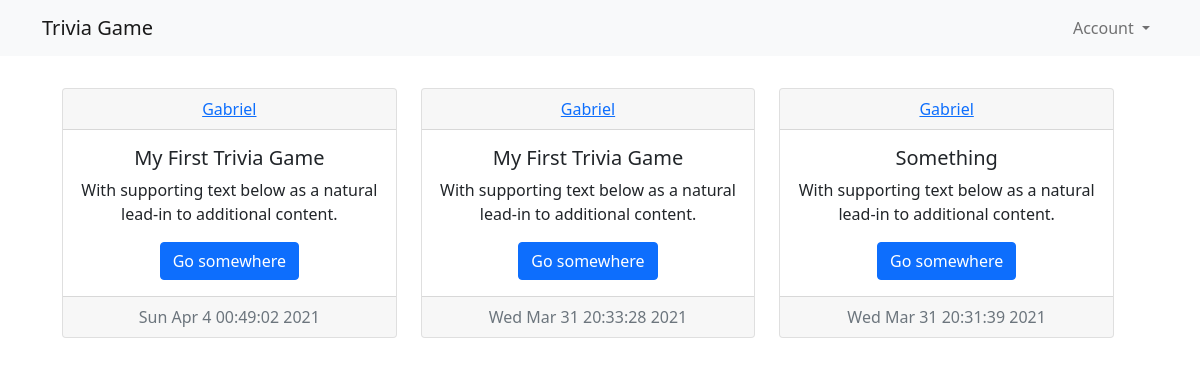
Before: / with the older database file.
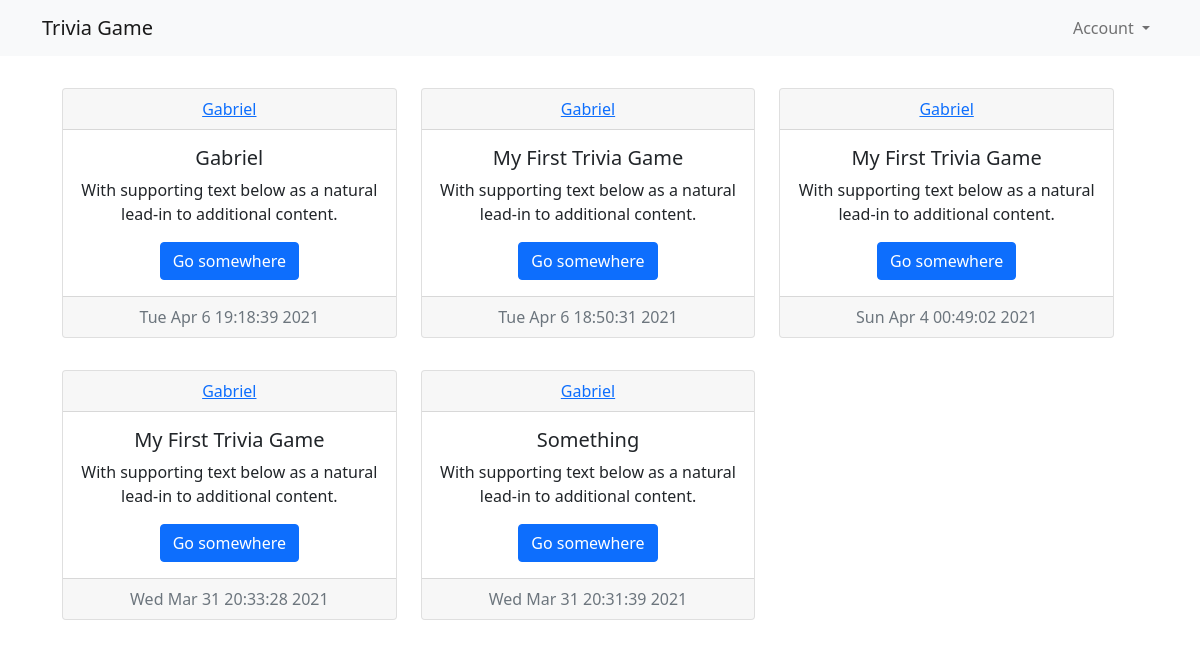
After: the same page with the newer database file.
### app/models.py (models this page shows, shortened)
class User(db.Model, UserMixin):
    id = db.Column(db.Integer, primary_key=True);
    username = db.Column(db.String(120),  unique=True, nullable=False);
    email = db.Column(db.String(120), unique=True, nullable=False);
    password = db.Column(db.String(120), nullable=False);
    trivigame = db.relationship('TriviaGame', backref='author', lazy=True);

class TriviaGame(db.Model):
    id = db.Column(db.Integer, primary_key=True);
    content = db.Column(db.String(200), nullable=False);
    date = db.Column(db.DateTime, nullable=False, default=datetime.datetime.now());
    user_id = db.Column(db.Integer, db.ForeignKey('user.id'),nullable=False);
    file = db.Column(db.String(100));

### app/routes.py (the view)
@app.route('/home')
@app.route("/")
def home():
    now = datetime.date.today();
    logged_in = current_user.is_authenticated;
    raw = TriviaGame.query.all();
    content = [];
    date = [];
    users = [];
    for i in range(len(raw)-1, -1, -1):
        users.append(raw[i].author.username);
        content.append(json.loads(raw[i].content));
        date.append(raw[i].date);
    return render_template("home.html", title="home",users=users, is_logged_in=logged_in, content=content, length=len(content), date=date, now=now);

### app/templates/home.html
{% extends "layout.html" %}
{% block content %}
{% for row in range(0, length, 3) %}
<div class="row p-3">
    {% if(row+3 > length) %}
        {% for col in range(row, length) %}
        <div class="col-4">
            <div class="card text-center">
                <div class="card-header">
                <a href="#">{{users[col]}}</a>
                </div>
                <div class="card-body">
                <h5 class="card-title">{{content[col]['title']}}</h5>
                <p class="card-text">With supporting text below as a natural lead-in to additional content.</p>
                <a href="#" class="btn btn-primary">Go somewhere</a>
                </div>
                <div class="card-footer text-muted">
                {% if(date[col].strftime('%d') == now.strftime('%d')) %}
                {{date[col].strftime("%I:%M %p")}}
                {% else %}
                {{date[col].strftime("%c")}}
                {% endif %}
                </div>
            </div>
        </div>
        {% endfor %}
    {% else %}
        {% for col in range(row, row+3) %}
        <div class="col-4">
            <div class="card text-center">
                <div class="card-header">
                <a href="#">{{users[col]}}</a>
                </div>
                <div class="card-body">
                <h5 class="card-title">{{content[col]['title']}}</h5>
                <p class="card-text">With supporting text below as a natural lead-in to additional content.</p>
                <a href="#" class="btn btn-primary">Go somewhere</a>
                </div>
                <div class="card-footer text-muted">
                {% if(date[col].strftime('%d') == now.strftime('%d')) %}
                {{date[col].strftime("%I:%M %p")}}
                {% else %}
                {{date[col].strftime("%c")}}
                {% endif %}
                </div>
            </div>
        </div>
        {% endfor %}
    {% endif %}
</div>
{% endfor %}
{% endblock content %}

### app/templates/layout.html (shortened to what this page needs)
<!doctype html>
<html lang="en">
  <head>
<link href="https://cdn.jsdelivr.net/npm/bootstrap@5.0.0-beta2/dist/css/bootstrap.min.css" rel="stylesheet">
  </head>
  <body>
    <nav class="navbar navbar-expand-lg navbar-light bg-light">
      <div class="container">
        <a class="navbar-brand" href="{{url_for('home')}}">Trivia Game</a>
        <div class="collapse navbar-collapse d-flex flex-row-reverse" id="navbarNavDropdown">
          <ul class="navbar-nav">
            <li class="nav-item dropdown">
              {% if is_logged_in %}
              <a class="nav-link dropdown-toggle" href="#" id="navbarDropdownMenuLink" role="button" data-bs-toggle="dropdown" aria-expanded="false">
                {{current_user.username}}
              </a>
              {% else %}
              <a class="nav-link dropdown-toggle" href="#" id="navbarDropdownMenuLink" role="button" data-bs-toggle="dropdown" aria-expanded="false">
                Account
              </a>
              {% endif %}
            </li>
          </ul>
        </div>
      </div>
    </nav>
    <div class="container">
    <main role="main">
      <div class="row p-3">
          {% block content %}{% endblock %}
        </div>
      </main>
      </div>
  </body>
</html>

Changed rows visible on the page:
added TriviaGame: date "Tue Apr 6 19:18:39 2021"
added TriviaGame: date "Tue Apr 6 18:50:31 2021"
Other visible differences:
list line gone: "Gabriel Gabriel"
new list line: "Gabriel Gabriel"
list line gone: "My First Trivia Game With supporting text below as a natural lead-in to additional content. Go somewhere Something With supporting text below as a natural lead-in to additional content. Go somewhere"
new list line: "Gabriel With supporting text below as a natural lead-in to additional content. Go somewhere My First Trivia Game With supporting text below as a natural lead-in to additional content. Go somewhere"
new list line: "My First Trivia Game With supporting text below as a natural lead-in to additional content. Go somewhere Something With supporting text below as a natural lead-in to additional content. Go somewhere"
new list line: "Wed Mar 31 20:33:28 2021"
new list line: "Wed Mar 31 20:31:39 2021"
list line gone: "Wed Mar 31 20:33:28 2021"
list line gone: "Wed Mar 31 20:31:39 2021"
